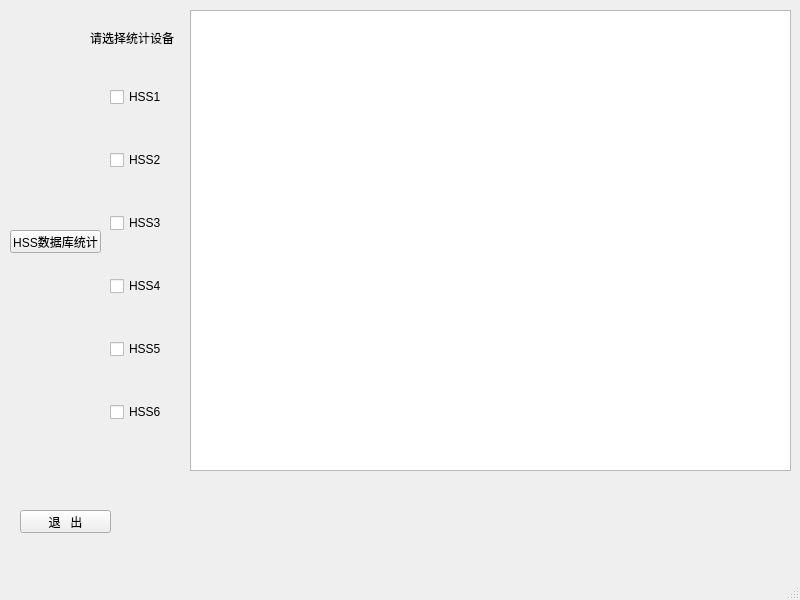
<?xml version="1.0" encoding="UTF-8"?>
<ui version="4.0">
 <class>MainWindow</class>
 <widget class="QMainWindow" name="MainWindow">
  <property name="geometry">
   <rect>
    <x>0</x>
    <y>0</y>
    <width>800</width>
    <height>600</height>
   </rect>
  </property>
  <property name="windowTitle">
   <string>MainWindow</string>
  </property>
  <widget class="QWidget" name="centralwidget">
   <widget class="QPushButton" name="pushButton">
    <property name="geometry">
     <rect>
      <x>10</x>
      <y>230</y>
      <width>91</width>
      <height>23</height>
     </rect>
    </property>
    <property name="text">
     <string>HSS数据库统计</string>
    </property>
   </widget>
   <widget class="QPushButton" name="pushButton_2">
    <property name="geometry">
     <rect>
      <x>20</x>
      <y>510</y>
      <width>91</width>
      <height>23</height>
     </rect>
    </property>
    <property name="text">
     <string>退   出</string>
    </property>
   </widget>
   <widget class="QWidget" name="verticalLayoutWidget">
    <property name="geometry">
     <rect>
      <x>110</x>
      <y>50</y>
      <width>51</width>
      <height>411</height>
     </rect>
    </property>
    <layout class="QVBoxLayout" name="verticalLayout">
     <item>
      <widget class="QCheckBox" name="checkBox_5">
       <property name="text">
        <string>HSS1</string>
       </property>
      </widget>
     </item>
     <item>
      <widget class="QCheckBox" name="checkBox_4">
       <property name="text">
        <string>HSS2</string>
       </property>
      </widget>
     </item>
     <item>
      <widget class="QCheckBox" name="checkBox_3">
       <property name="text">
        <string>HSS3</string>
       </property>
      </widget>
     </item>
     <item>
      <widget class="QCheckBox" name="checkBox_2">
       <property name="text">
        <string>HSS4</string>
       </property>
      </widget>
     </item>
     <item>
      <widget class="QCheckBox" name="checkBox_6">
       <property name="text">
        <string>HSS5</string>
       </property>
      </widget>
     </item>
     <item>
      <widget class="QCheckBox" name="checkBox">
       <property name="text">
        <string>HSS6</string>
       </property>
      </widget>
     </item>
    </layout>
   </widget>
   <widget class="QLabel" name="label">
    <property name="geometry">
     <rect>
      <x>90</x>
      <y>30</y>
      <width>91</width>
      <height>16</height>
     </rect>
    </property>
    <property name="text">
     <string>请选择统计设备</string>
    </property>
   </widget>
   <widget class="QListWidget" name="listWidget">
    <property name="geometry">
     <rect>
      <x>190</x>
      <y>10</y>
      <width>601</width>
      <height>461</height>
     </rect>
    </property>
   </widget>
  </widget>
  <widget class="QMenuBar" name="menubar">
   <property name="geometry">
    <rect>
     <x>0</x>
     <y>0</y>
     <width>800</width>
     <height>23</height>
    </rect>
   </property>
  </widget>
  <widget class="QStatusBar" name="statusbar"/>
 </widget>
 <resources/>
 <connections/>
</ui>
